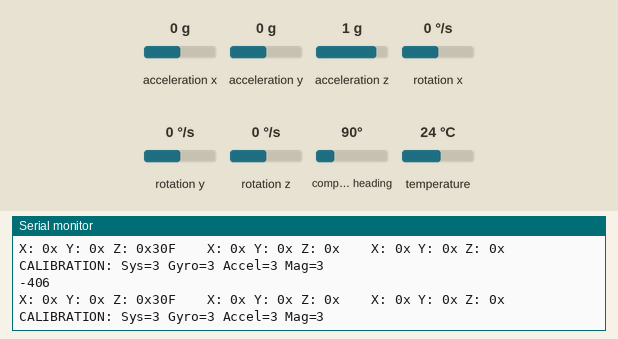
Bench run of a program on a simulated Arduino Uno, built with avr-gcc and run on an emulated ATmega328P. Shown: the last lines printed to the serial monitor. The inputs (shaded band) are chosen by the test bench; at power-on: acceleration z 1 g, rotation x 0 °/s, rotation y 0 °/s, acceleration y 0 g, rotation z 0 °/s, acceleration x 0 g, compass heading 90°, temperature 24 °C.

Above: at 2.2 s.
2.3 s: acceleration z set to -1.4 g
At 2.42 s:
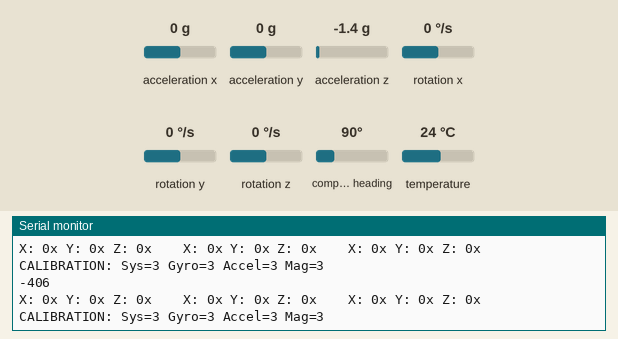
3.9 s: rotation x set to 7 °/s
At 4.04 s:
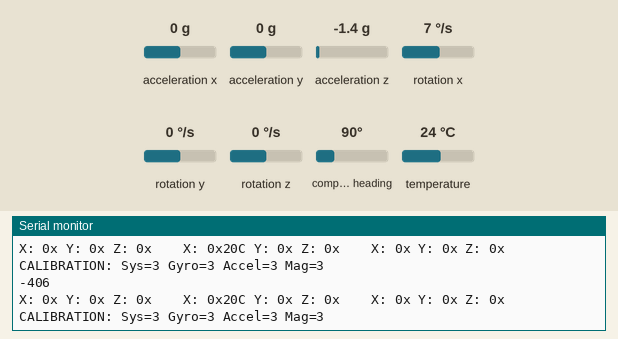
5.5 s: rotation y set to 7 °/s
At 5.56 s:
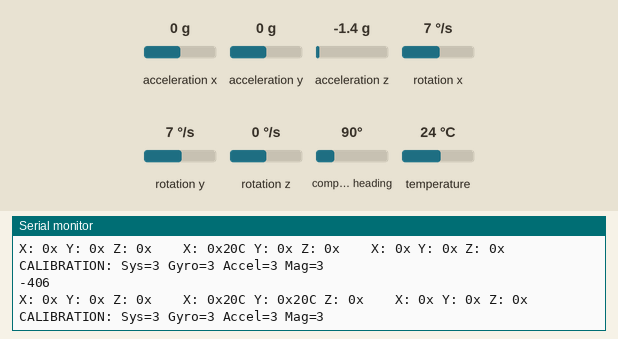
7.1 s: acceleration y set to 0.8 g
At 7.76 s:
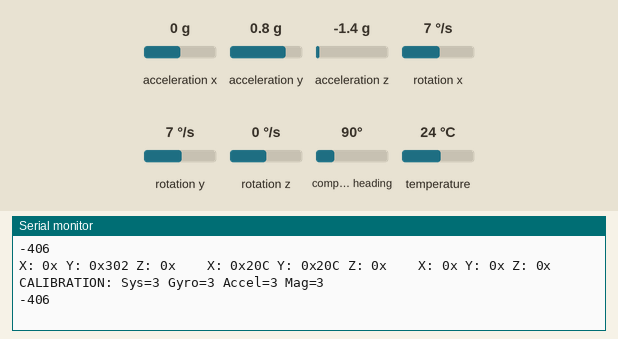
10.1 s: rotation z set to 7 °/s
At 10.21 s:
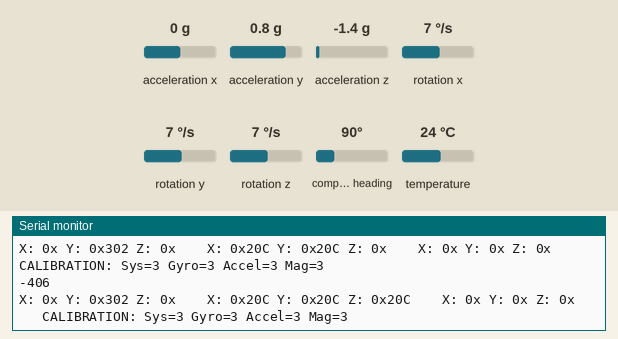
11.8 s: acceleration x set to 0.8 g
At 11.89 s:
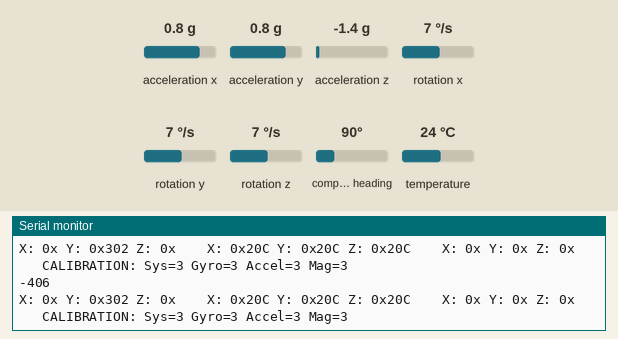

The program:

main.cpp
```cpp
#include <string.h>
#include <Wire.h>
#include <Adafruit_Sensor.h>
#include <Adafruit_BNO055.h>
#include <utility/imumaths.h>


/* This driver reads raw data from the BNO055

   Connections
   ===========
   Connect SCL to analog 5
   Connect SDA to analog 4
   Connect VDD to 3.3V DC
   Connect GROUND to common ground

   History
   =======
   2015/MAR/03  - First release (KTOWN)
*/

/* Set the delay between fresh samples */
#define BNO055_SAMPLERATE_DELAY_MS (100)

// Check I2C device address and correct line below (by default address is 0x29 or 0x28)
//                                   id, address
Adafruit_BNO055 bno = Adafruit_BNO055(-1, 0x28, &Wire);


int intConvert(float x) {

  int num = ((static_cast<int>(x + 39.24)) * (1670));
  return num;
}

String decToBinary(int n) {
  // array to store binary number
  int binaryNum[32];

  // counter for binary array
  int i = 0;
  while (n > 0) {

    // storing remainder in binary array
    binaryNum[i] = n % 2;
    n = n / 2;
    i++;
  }

  // printing binary array in reverse order
  String BinNum = "";
  for (int j = i - 1; j >= 0; j--)
    BinNum += binaryNum[j];

  return BinNum;
}


String binToHex(String bin) {

    String hex = "0x";
    if (bin.length() % 4 == 0) {
        for (int i = 0; i < bin.length(); i += 4) {

            String subStr = bin.substring(i, 4);
            int SubNum = subStr.toInt();

            switch (SubNum) {
            case (0):             //0000
                hex += "0"; break;
            case (1):             //0001
                hex += "1"; break;
            case (10):             //0010
                hex += "2";    break;
            case (11):             //0011
                hex += "3"; break;
            case (100):            //0100
                hex += "4"; break;
            case (101):            //0101
                hex += "5"; break;
            case (110):            //0110
                hex += "6"; break;
            case (111):            //0111
                hex += "7"; break;
            case (1000):
                hex += "8"; break;
            case (1001):
                hex += "9"; break;
            case (1010):
                hex += "A"; break;
            case (1011):
                hex += "B"; break;
            case (1100):
                hex += "C"; break;
            case (1101):
                hex += "D"; break;
            case (1110):
                hex += "E"; break;
            case (1111):
                hex += "F"; break;
            default:
                break;
            }
        }
    }
else {
        int padding = bin.length() % 4;
        for (int i = 0; i < (4 - padding); i++)
            bin = "0" + bin;


        for (int i = 0; i < bin.length(); i += 4) {

            String subStr = bin.substring(i, 4);
            int SubNum = subStr.toInt();

            switch (SubNum) {
            case (0):              //0000
                hex += "0"; break;
            case (1):              //0001
                hex += "1"; break;
            case (10):             //0010
                hex += "2";    break;
            case (11):             //0011
                hex += "3"; break;
            case (100):            //0100
                hex += "4"; break;
            case (101):            //0101
                hex += "5"; break;
            case (110):            //0110
                hex += "6"; break;
            case (111):            //0111
                hex += "7"; break;
            case (1000):
                hex += "8"; break;
            case (1001):
                hex += "9"; break;
            case (1010):
                hex += "A"; break;
            case (1011):
                hex += "B"; break;
            case (1100):
                hex += "C"; break;
            case (1101):
                hex += "D"; break;
            case (1110):
                hex += "E"; break;
            case (1111):
                hex += "F"; break;
            default:
                break;
            }
        }
    }

    return hex;
}


/**************************************************************************/
/*
    Arduino setup function (automatically called at startup)
*/
/**************************************************************************/
void setup(void) {
  Serial.begin(115200);

  while (!Serial) delay(10);  // wait for serial port to open!

  Serial.println("Orientation Sensor Raw Data Test");
  Serial.println("");

  /* Initialise the sensor */
  if (!bno.begin()) {
    /* There was a problem detecting the BNO055 ... check your connections */
    Serial.print("Ooops, no BNO055 detected ... Check your wiring or I2C ADDR!");
    while (1);
  }

  delay(1000);

  /* Display the current temperature */
  int8_t temp = bno.getTemp();
  Serial.print("Current Temperature: ");
  Serial.print(temp);
  Serial.println(" C");
  Serial.println("");

  bno.setExtCrystalUse(true);

  Serial.println("Calibration status values: 0=uncalibrated, 3=fully calibrated");

}

/**************************************************************************/
/*
    Arduino loop function, called once 'setup' is complete (your own code
    should go here)
*/
/**************************************************************************/
void loop(void) {
  // Possible vector values can be:
  // - VECTOR_ACCELEROMETER - m/s^2
  // - VECTOR_MAGNETOMETER  - uT
  // - VECTOR_GYROSCOPE     - rad/s
  // - VECTOR_EULER         - degrees
  // - VECTOR_LINEARACCEL   - m/s^2
  // - VECTOR_GRAVITY       - m/s^2

  //Sensor Outputs
  imu::Vector<3> accelerometer = bno.getVector(Adafruit_BNO055::VECTOR_ACCELEROMETER);
  imu::Vector<3> gyroscope = bno.getVector(Adafruit_BNO055::VECTOR_GYROSCOPE);
  imu::Vector<3> linAccel = bno.getVector(Adafruit_BNO055::VECTOR_LINEARACCEL);

  int xVal = intConvert(accelerometer.x());
  Serial.println(xVal);
  String xVal_Bin = decToBinary(xVal);
  String xVal_Hex = binToHex(xVal_Bin);


  // Display the floating point data
  Serial.print("X: ");
  Serial.print(binToHex(decToBinary(intConvert(accelerometer.x()))));
  Serial.print(" Y: ");
  Serial.print(binToHex(decToBinary(intConvert(accelerometer.y()))));
  Serial.print(" Z: ");
  Serial.print(binToHex(decToBinary(intConvert(accelerometer.z()))));
  Serial.print("\t\t");

  Serial.print("X: ");
  Serial.print(binToHex(decToBinary(intConvert(gyroscope.x()))));
  Serial.print(" Y: ");
  Serial.print(binToHex(decToBinary(intConvert(gyroscope.y()))));
  Serial.print(" Z: ");
  Serial.print(binToHex(decToBinary(intConvert(gyroscope.z()))));
  Serial.print("\t\t");

  Serial.print("X: ");
  Serial.print(binToHex(decToBinary(intConvert(linAccel.x()))));
  Serial.print(" Y: ");
  Serial.print(binToHex(decToBinary(intConvert(linAccel.y()))));
  Serial.print(" Z: ");
  Serial.print(binToHex(decToBinary(intConvert(linAccel.z()))));
  Serial.print("\t\t");


  /*
   // Quaternion data
  imu::Quaternion quat = bno.getQuat();
  Serial.print("qW: ");
  Serial.print(quat.w(), 4);
  Serial.print(" qX: ");
  Serial.print(quat.x(), 4);
  Serial.print(" qY: ");
  Serial.print(quat.y(), 4);
  Serial.print(" qZ: ");
  Serial.print(quat.z(), 4);
  Serial.print("\t\t");
  */


  /* Display calibration status for each sensor. */
  uint8_t system, gyro, accel, mag = 0;
  bno.getCalibration(&system, &gyro, &accel, &mag);
  Serial.print("CALIBRATION: Sys=");
  Serial.print(system, DEC);
  Serial.print(" Gyro=");
  Serial.print(gyro, DEC);
  Serial.print(" Accel=");
  Serial.print(accel, DEC);
  Serial.print(" Mag=");
  Serial.println(mag, DEC);

  delay(BNO055_SAMPLERATE_DELAY_MS);
}
```

Measured:
- after the input at 2.3 s, the serial monitor: prints a new line at once (image 1)
- after the input at 3.9 s, the serial monitor: prints a new line at once (image 2)
- after the input at 5.5 s, the serial monitor: prints a new line after 0.06 s (image 3)
- after the input at 7.1 s, the serial monitor: prints a new line after 0.10 s (image 4)
- after the input at 10.1 s, the serial monitor: prints a new line after 0.11 s (image 5)
